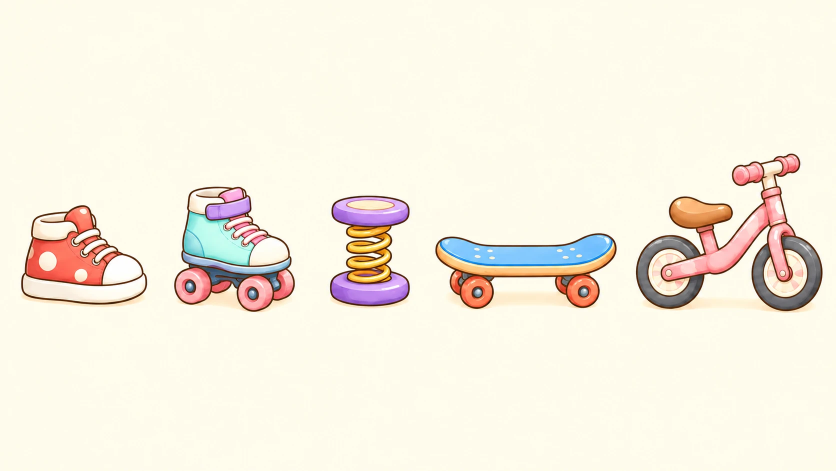
#> input picture studio/minijeux/dino-mix/sources/accessoires-seuls.webp, 1672 x 941 px (shown at 1/2 size)
$ python -i lego.py   (imports and definitions only)
#> lines starting #> are read from the running program, lines starting #| are printed output that depends on the picture
"""Outils lego : détourer une image ChatGPT (fond crème), recaler une image sur une autre (échelle + translation).
PIL seul. Recalage : point de départ donné (œil, ou bout de queue + bas du ventre), puis affinage local grossier-fin,
coût = différence moyenne (calculée en C par PIL)."""
from collections import deque

from PIL import Image, ImageChops, ImageDraw, ImageFilter, ImageStat

SENTINEL = (255, 0, 255)
BG_THRESH = 38


def detour(path):
    """RGBA, fond crème retiré par remplissage depuis les bords, recadré au sujet (marge 4 px)."""
#> called with path = 'sources/accessoires-seuls.webp'
    img = Image.open(path).convert("RGB")
#> img is the input picture: PIL image 1672x941 RGB; mean R, G, B 246.2, 239.6, 225.3
    work = img.copy()
    w, h = work.size
#> w = 1672; h = 941
    seeds = [(x, y) for x in range(0, w, 16) for y in (0, h - 1)] + [(x, y) for y in range(0, h, 16) for x in (0, w - 1)]
    for s in seeds:
        if work.getpixel(s) != SENTINEL:
            ImageDraw.floodfill(work, s, SENTINEL, thresh=BG_THRESH)
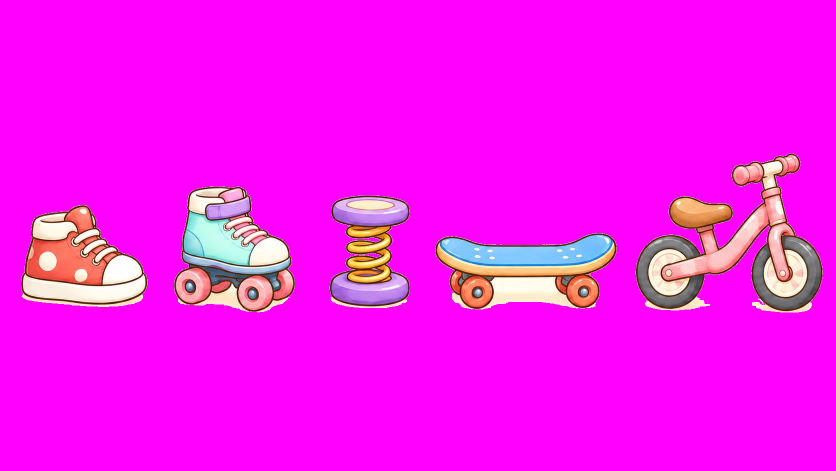
#> work: PIL image 1672x941 RGB (shown at 1/2 size); mean R, G, B 246.9, 21.3, 241.6
    m = Image.new("L", (w, h), 0)
#> m: PIL image 1672x941 L; every value is 0
    wp, mp = work.load(), m.load()
    for y in range(h):
        for x in range(w):
            if wp[x, y] != SENTINEL:
                mp[x, y] = 255
    m = m.filter(ImageFilter.GaussianBlur(0.6))          # bord adouci d'un demi-pixel
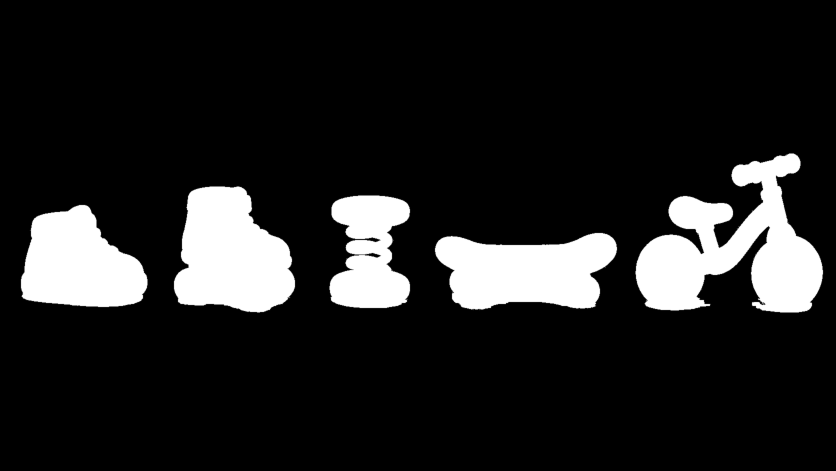
#> m: PIL image 1672x941 L (shown at 1/2 size); min 0, max 255, mean 33.7
    out = img.convert("RGBA")
    out.putalpha(m)
    box = m.point(lambda v: 255 if v > 20 else 0).getbbox()
#> box = (41, 306, 1647, 626)
    box = (max(0, box[0] - 4), max(0, box[1] - 4), min(w, box[2] + 4), min(h, box[3] + 4))
#> box = (37, 302, 1651, 630)
    return out.crop(box)
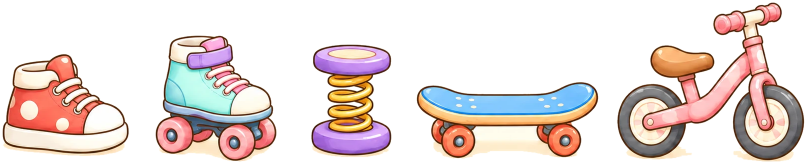
#> returned value: PIL image 1614x328 RGBA (shown at 1/2 size); mean R, G, B, A 230.5, 216.1, 203.8, 100.3; transparent parts drawn white


# [54 lines left out: functions find_eye, tail_bottom, belly, place, not called in this run]


def binarize(a):
    return a.point(lambda v: 255 if v > 128 else 0)


# [38 lines left out: functions cost, register, not called in this run]

>>> result = detour('sources/accessoires-seuls.webp')
